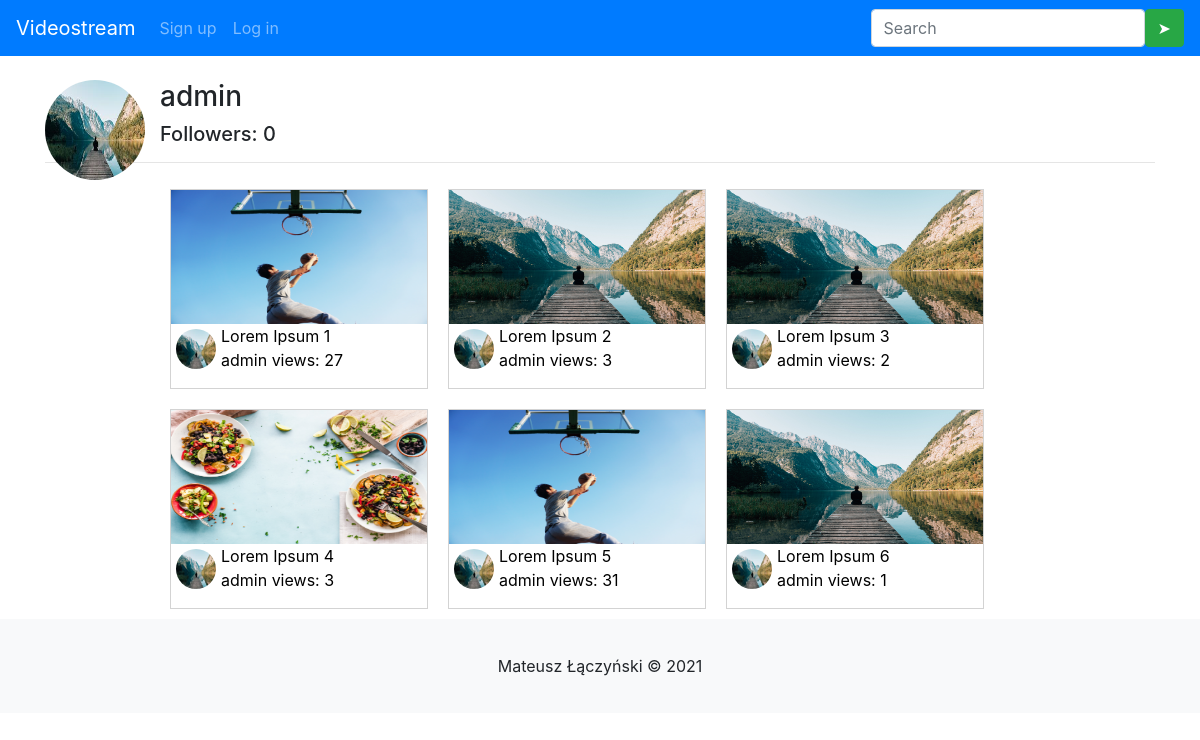
The app's page /account/admin/, older data.
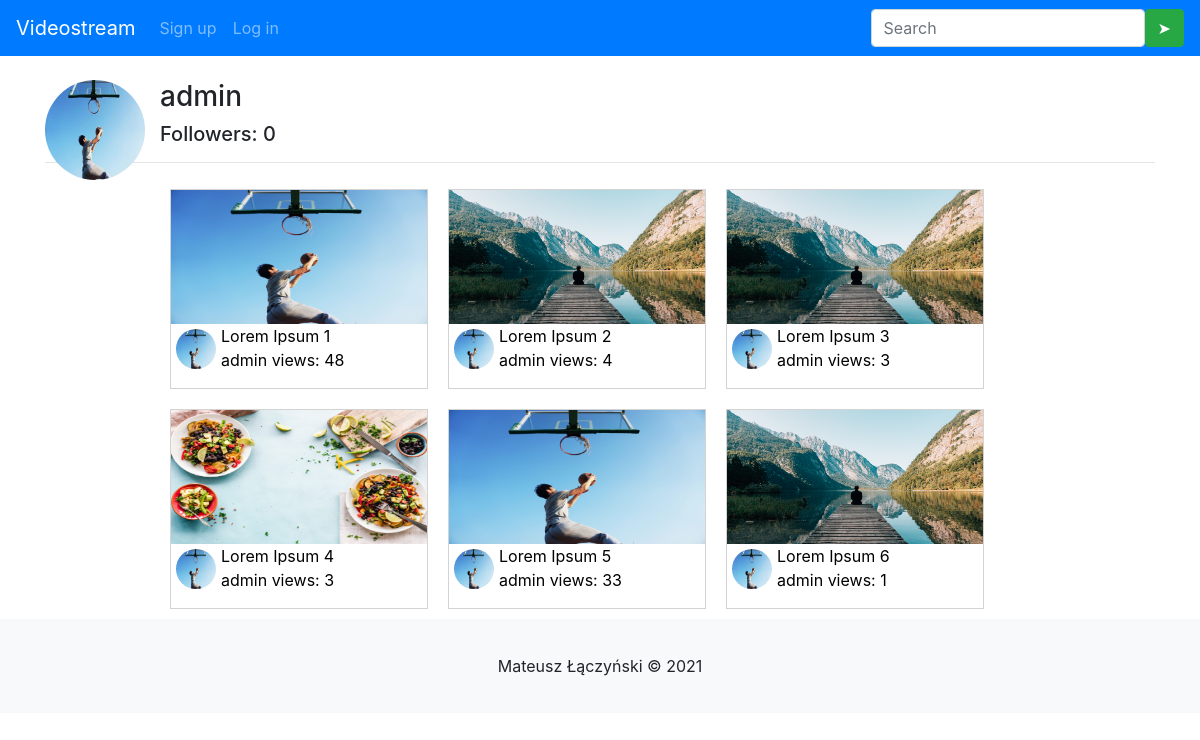
The same page, newer data.
### profiles/models.py (models this page shows, shortened)
class Profile(models.Model):
    user = models.OneToOneField(User, on_delete=models.CASCADE)
    bio = models.TextField(blank=True, max_length=2000)
    birth_date = models.DateField(null=True, blank=True)
    image = models.ImageField(upload_to="profile_pictures", default="profile_pictures/default.jpg")
    bio = models.TextField(blank=True, max_length=5000)
    followers = models.ManyToManyField(User, related_name="followers", blank=True, null=True)
    def count_followers(self):
        return self.followers.count()

### videos/models.py (models this page shows, shortened)
class Video(models.Model):
    title = models.CharField(max_length=120)
    description = models.TextField(max_length=1500)
    video = models.FileField(upload_to="videos")
    slug = models.SlugField(blank=True, null=True, unique=True)
    date = models.DateField(default=timezone.now)
    thumbnail = models.ImageField(upload_to="thumbnails")
    views = models.IntegerField(default=0)
    author = models.ForeignKey(User, on_delete=models.CASCADE, null=True,blank=True, related_name="author")
    likes = models.ManyToManyField(User, blank=True, related_name="video")
    class Meta:
        ordering = ['-date']
    def get_absolute_url(self):
        return f"/watch/{self.slug}/"

### profiles/views.py (the view)
# urls.py: path('<slug:username>/',profile_view,name="profile-view"),
def profile_view(request, username):
    user = User.objects.get(username=username)
    profile = get_object_or_404(Profile, user=user)
    videos = Video.objects.filter(author=user)
    context = {
        'profile': profile,
        'videos':videos,
        }
    return render(request,'profile-view.html', context)

### templates/profile-view.html (shortened to what this page needs)
{% extends "base.html"%}
{% block 'content' %}
    <img class="profile-img"src="{{profile.image.url}}"/>
    <h3>{{profile.user.username}}</h3>
    <h5>Followers: {{profile.count_followers}}</h3>
    <hr>
    <div class="row" id="content">
        {% for video in videos %}
                <a href="{{video.get_absolute_url}}" style="text-decoration: none;">
                    <div class="video-home-card">
                            <img style="float: left;" src="{{video.thumbnail.url}}" width="256" height="134">
                            <br>
                            <img style="float:left; border-radius:50%; padding:5px" src="{{video.author.profile.image.url}}" width="50" height="50">
                            <p style="color:black; text-decoration: none"><br>{{video.title | truncatechars:25}}<br>
                                {{video.author}} views: {{video.views}}
                            </p>
                    </div>
                </a>
        {% endfor %}
    </div>
{% endblock %}

Row changes from the older to the newer data that the page shows:
changed Profile "admin": image: picture added in place of a placeholder
changed Video "Lorem Ipsum 1": author.profile.image: picture added in place of a placeholder; views "27" → "48"
changed Video "Lorem Ipsum 2": author.profile.image: picture added in place of a placeholder; views "3" → "4"
changed Video "Lorem Ipsum 3": author.profile.image: picture added in place of a placeholder; views "2" → "3"
changed through a linked row, Video "Lorem Ipsum 4": author.profile.image: picture added in place of a placeholder
changed Video "Lorem Ipsum 5": author.profile.image: picture added in place of a placeholder; views "31" → "33"
changed through a linked row, Video "Lorem Ipsum 6": author.profile.image: picture added in place of a placeholder
